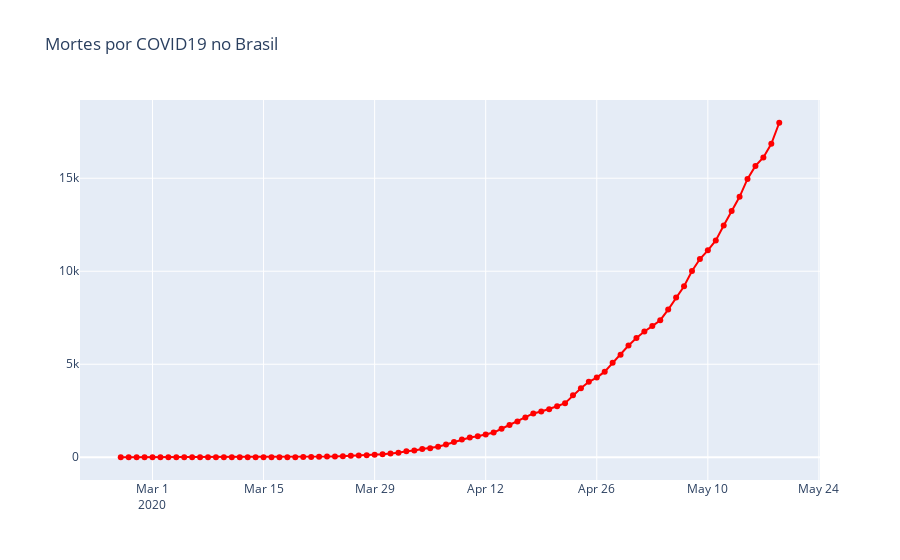

Notebook source saved alongside this figure:
### Code cell
fig = go.Figure(go.Scatter(x=df_brasil.observationdate , y=df_brasil.deaths, name="Mortes", mode = "lines+markers", line={"color":"red"}))

fig.update_layout(title="Mortes por COVID19 no Brasil")

fig.show()
